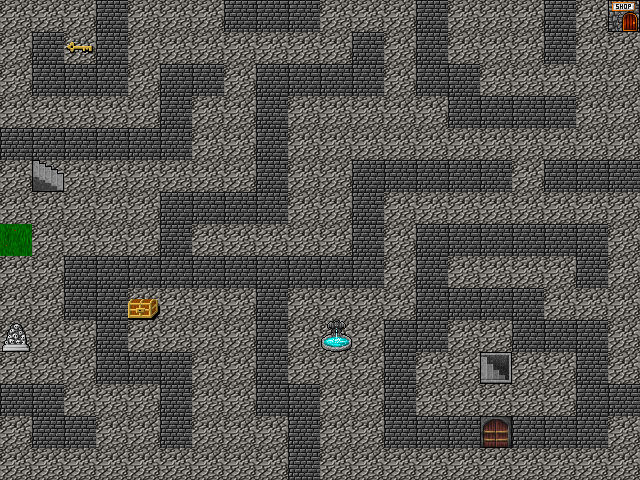

This is a level from a 2D game, rendered from its Tiled map with the project's own tilesets. A one-line summary and the complete map file follow:
An orthogonal 20x15 tile map with 32x32 px tiles, 2 tile layers (background, obstacles) and 2 objects (player, door).

<map version="1.0" tiledversion="1.1.6" orientation="orthogonal" renderorder="right-down" width="20" height="15" tilewidth="32" tileheight="32" infinite="0" nextobjectid="13">
 <tileset firstgid="1" name="all_tilesets" tilewidth="32" tileheight="32" tilecount="3072" columns="64">
  <image source="../images/tileset.png" width="2048" height="1536" />
 </tileset>
 <layer name="background" width="20" height="15">
  <properties>
   <property name="tileset" value="map_tileset" />
  </properties>
  <data encoding="csv">
906,906,906,906,906,906,906,906,906,906,906,906,906,906,906,906,906,906,906,906,
906,906,906,906,906,906,906,906,906,906,906,906,906,906,906,906,906,906,906,906,
906,906,906,906,906,906,906,906,906,906,906,906,906,906,906,906,906,906,906,906,
906,906,906,906,906,906,906,906,906,906,906,906,906,906,906,906,906,906,906,906,
906,906,906,906,906,906,906,906,906,906,906,906,906,906,906,906,906,906,906,906,
906,906,906,906,906,906,906,906,906,906,906,906,906,906,906,906,906,906,906,906,
906,906,906,906,906,906,906,906,906,906,906,906,906,906,906,906,906,906,906,906,
963,906,906,906,906,906,906,906,906,906,906,906,906,906,906,906,906,906,906,906,
906,906,906,906,906,906,906,906,906,906,906,906,906,906,906,906,906,906,906,906,
906,906,906,906,906,906,906,906,906,906,906,906,906,906,906,906,906,906,906,906,
906,906,906,906,906,906,906,906,906,906,906,906,906,906,906,906,906,906,906,906,
906,906,906,906,906,906,906,906,906,906,906,906,906,906,906,906,906,906,906,906,
906,906,906,906,906,906,906,906,906,906,906,906,906,906,906,906,906,906,906,906,
906,906,906,906,906,906,906,906,906,906,906,906,906,906,906,906,906,906,906,906,
906,906,906,906,906,906,906,906,906,906,906,906,906,906,906,906,906,906,906,906
</data>
 </layer>
 <layer name="obstacles" width="20" height="15">
  <properties>
   <property name="collision" type="bool" value="true" />
   <property name="tileset" value="map_tileset" />
  </properties>
  <data encoding="csv">
0,0,0,1048,0,0,0,1048,1048,1048,0,0,0,1048,0,0,0,1048,0,1005,
0,1048,2935,1048,0,0,0,0,0,0,0,1048,0,1048,0,0,0,1048,0,0,
0,1048,1048,1048,0,1048,1048,0,1048,1048,1048,1048,0,1048,1048,0,0,0,0,0,
0,0,0,0,0,1048,0,0,1048,0,0,0,0,0,1048,1048,1048,1048,0,0,
1048,1048,1048,1048,1048,1048,0,0,1048,0,0,0,0,0,0,0,0,0,0,0,
0,1003,0,0,0,0,0,0,1048,0,0,1048,1048,1048,1048,1048,0,1048,1048,1048,
0,0,0,0,0,1048,1048,1048,1048,0,0,1048,0,0,0,0,0,0,0,0,
0,0,0,0,0,1048,0,0,0,0,0,1048,0,1048,1048,1048,1048,1048,1048,0,
0,0,1048,1048,1048,1048,1048,1048,1048,1048,1048,1048,0,1048,0,0,0,0,1048,0,
0,0,1048,1048,2924,0,0,0,1048,0,0,0,0,1048,1048,1048,1048,0,0,0,
780,0,0,1048,0,0,0,0,1048,0,726,0,1048,1048,0,0,1048,1048,1048,0,
0,0,0,1048,1048,1048,0,0,1048,0,0,0,1048,0,0,1002,0,0,1048,0,
1048,1048,0,0,0,1048,0,0,1048,1048,0,0,1048,0,0,0,0,0,1048,1048,
0,1048,1048,0,0,1048,0,0,0,1048,0,0,1048,1048,1048,728,1048,1048,1048,0,
0,0,0,0,0,0,0,0,0,1048,0,0,0,0,0,0,0,0,0,0
</data>
 </layer>
 <objectgroup name="objects">
  <object id="10" name="player" type="player" x="0" y="224" width="32" height="32">
   <properties>
    <property name="group" value="players" />
    <property name="texture" value="player_spritesheet" />
    <property name="walking_speed" type="int" value="50" />
   </properties>
  </object>
  <object id="12" name="door" type="door" x="43" y="160" width="32" height="32">
   <properties>
    <property name="group" value="doors" />
    <property name="next_level" value="forest" />
   </properties>
  </object>
 </objectgroup>
</map>
